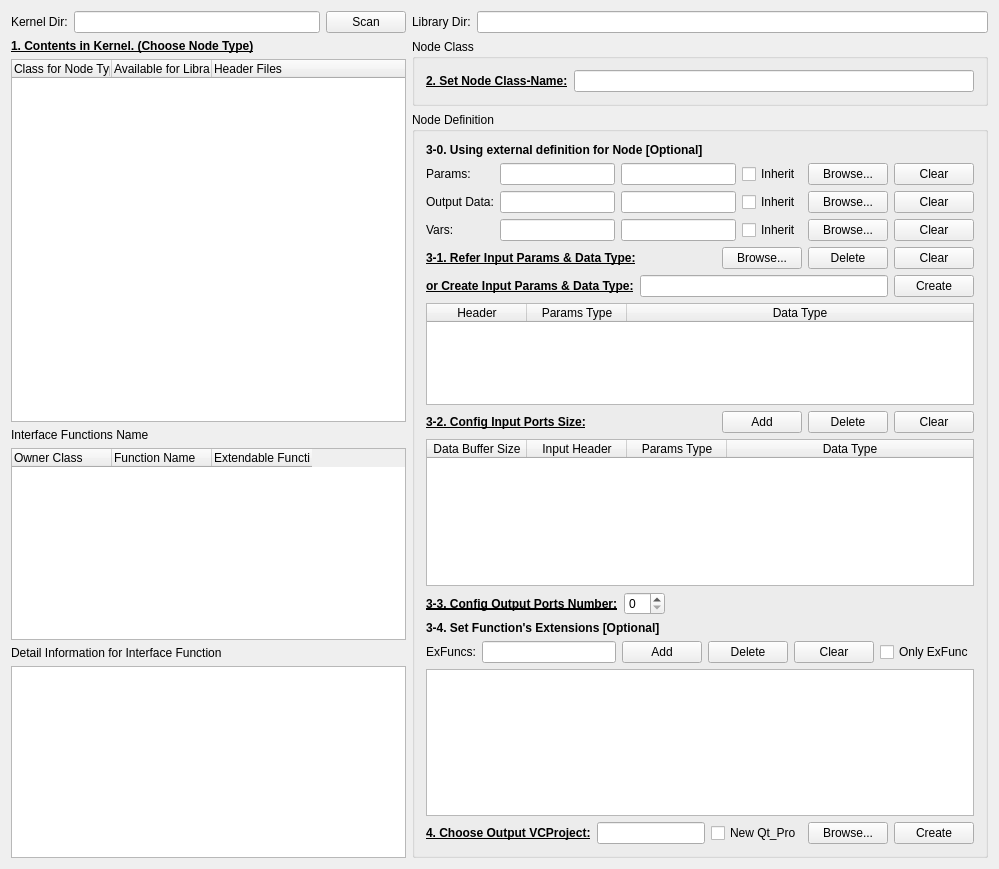
<?xml version="1.0" encoding="UTF-8"?>
<ui version="4.0">
 <class>ScanInterfaceFunction</class>
 <widget class="QWidget" name="ScanInterfaceFunction">
  <property name="geometry">
   <rect>
    <x>0</x>
    <y>0</y>
    <width>999</width>
    <height>869</height>
   </rect>
  </property>
  <property name="windowTitle">
   <string>ConfigModule</string>
  </property>
  <layout class="QHBoxLayout" name="horizontalLayout_3">
   <item>
    <layout class="QVBoxLayout" name="verticalLayout_6">
     <item>
      <layout class="QHBoxLayout" name="horizontalLayout">
       <item>
        <widget class="QLabel" name="label">
         <property name="text">
          <string>Kernel Dir:</string>
         </property>
        </widget>
       </item>
       <item>
        <widget class="QLineEdit" name="KernelDir">
         <property name="sizePolicy">
          <sizepolicy hsizetype="Expanding" vsizetype="Fixed">
           <horstretch>1</horstretch>
           <verstretch>0</verstretch>
          </sizepolicy>
         </property>
         <property name="readOnly">
          <bool>true</bool>
         </property>
        </widget>
       </item>
       <item>
        <widget class="QPushButton" name="Scan">
         <property name="text">
          <string>Scan</string>
         </property>
        </widget>
       </item>
      </layout>
     </item>
     <item>
      <layout class="QVBoxLayout" name="verticalLayout">
       <item>
        <widget class="QLabel" name="label_2">
         <property name="font">
          <font>
           <weight>75</weight>
           <bold>true</bold>
           <underline>true</underline>
          </font>
         </property>
         <property name="text">
          <string>1. Contents in Kernel. (Choose Node Type)</string>
         </property>
        </widget>
       </item>
       <item>
        <widget class="QTreeWidget" name="ClassesFiles">
         <property name="allColumnsShowFocus">
          <bool>true</bool>
         </property>
         <attribute name="headerCascadingSectionResizes">
          <bool>true</bool>
         </attribute>
         <attribute name="headerStretchLastSection">
          <bool>true</bool>
         </attribute>
         <column>
          <property name="text">
           <string>Class for Node Type</string>
          </property>
         </column>
         <column>
          <property name="text">
           <string>Available for Library</string>
          </property>
         </column>
         <column>
          <property name="text">
           <string>Header Files</string>
          </property>
         </column>
        </widget>
       </item>
      </layout>
     </item>
     <item>
      <layout class="QVBoxLayout" name="verticalLayout_2">
       <item>
        <widget class="QLabel" name="label_3">
         <property name="text">
          <string>Interface Functions Name</string>
         </property>
        </widget>
       </item>
       <item>
        <widget class="QTreeWidget" name="InterfaceFunctions">
         <property name="allColumnsShowFocus">
          <bool>true</bool>
         </property>
         <attribute name="headerCascadingSectionResizes">
          <bool>true</bool>
         </attribute>
         <attribute name="headerStretchLastSection">
          <bool>false</bool>
         </attribute>
         <column>
          <property name="text">
           <string>Owner Class</string>
          </property>
         </column>
         <column>
          <property name="text">
           <string>Function Name</string>
          </property>
         </column>
         <column>
          <property name="text">
           <string>Extendable Function</string>
          </property>
         </column>
        </widget>
       </item>
       <item>
        <layout class="QVBoxLayout" name="verticalLayout_3">
         <item>
          <widget class="QLabel" name="label_4">
           <property name="text">
            <string>Detail Information for Interface Function</string>
           </property>
          </widget>
         </item>
         <item>
          <widget class="QPlainTextEdit" name="DetailInformation">
           <property name="readOnly">
            <bool>true</bool>
           </property>
          </widget>
         </item>
        </layout>
       </item>
      </layout>
     </item>
    </layout>
   </item>
   <item>
    <layout class="QVBoxLayout" name="verticalLayout_10">
     <item>
      <layout class="QHBoxLayout" name="horizontalLayout_2">
       <item>
        <widget class="QLabel" name="label_5">
         <property name="text">
          <string>Library Dir:</string>
         </property>
        </widget>
       </item>
       <item>
        <widget class="QLineEdit" name="LibraryDir">
         <property name="readOnly">
          <bool>true</bool>
         </property>
        </widget>
       </item>
      </layout>
     </item>
     <item>
      <widget class="QGroupBox" name="groupBox">
       <property name="title">
        <string>Node Class</string>
       </property>
       <layout class="QVBoxLayout" name="verticalLayout_5">
        <item>
         <layout class="QHBoxLayout" name="horizontalLayout_9">
          <item>
           <widget class="QLabel" name="label_7">
            <property name="font">
             <font>
              <weight>75</weight>
              <italic>false</italic>
              <bold>true</bold>
              <underline>true</underline>
              <strikeout>false</strikeout>
             </font>
            </property>
            <property name="text">
             <string>2. Set Node Class-Name:</string>
            </property>
           </widget>
          </item>
          <item>
           <widget class="QLineEdit" name="ClassName">
            <property name="toolTip">
             <string>Node class-name could be hierarchically organized via underline &quot;_&quot;</string>
            </property>
           </widget>
          </item>
         </layout>
        </item>
       </layout>
      </widget>
     </item>
     <item>
      <widget class="QGroupBox" name="groupBox_2">
       <property name="title">
        <string>Node Definition</string>
       </property>
       <layout class="QVBoxLayout" name="verticalLayout_8">
        <item>
         <widget class="QLabel" name="label_8">
          <property name="font">
           <font>
            <weight>75</weight>
            <bold>true</bold>
            <underline>false</underline>
           </font>
          </property>
          <property name="text">
           <string>3-0. Using external definition for Node [Optional]</string>
          </property>
         </widget>
        </item>
        <item>
         <layout class="QGridLayout" name="gridLayout">
          <item row="1" column="5">
           <widget class="QPushButton" name="ClearParamsHeader">
            <property name="text">
             <string>Clear</string>
            </property>
           </widget>
          </item>
          <item row="2" column="4">
           <widget class="QPushButton" name="BrowseOutputDataHeader">
            <property name="text">
             <string>Browse...</string>
            </property>
           </widget>
          </item>
          <item row="2" column="0">
           <widget class="QLabel" name="label_12">
            <property name="font">
             <font>
              <italic>false</italic>
             </font>
            </property>
            <property name="text">
             <string>Output Data:</string>
            </property>
           </widget>
          </item>
          <item row="1" column="0">
           <widget class="QLabel" name="label_9">
            <property name="font">
             <font>
              <italic>false</italic>
             </font>
            </property>
            <property name="text">
             <string>Params:</string>
            </property>
           </widget>
          </item>
          <item row="1" column="1">
           <widget class="QLineEdit" name="ParamsHeader">
            <property name="sizePolicy">
             <sizepolicy hsizetype="Expanding" vsizetype="Fixed">
              <horstretch>0</horstretch>
              <verstretch>0</verstretch>
             </sizepolicy>
            </property>
            <property name="readOnly">
             <bool>true</bool>
            </property>
           </widget>
          </item>
          <item row="1" column="3">
           <widget class="QCheckBox" name="InheritParams">
            <property name="text">
             <string>Inherit</string>
            </property>
           </widget>
          </item>
          <item row="1" column="4">
           <widget class="QPushButton" name="BrowseParamsHeader">
            <property name="text">
             <string>Browse...</string>
            </property>
           </widget>
          </item>
          <item row="1" column="2">
           <widget class="QLineEdit" name="ParamsType">
            <property name="sizePolicy">
             <sizepolicy hsizetype="Expanding" vsizetype="Fixed">
              <horstretch>0</horstretch>
              <verstretch>0</verstretch>
             </sizepolicy>
            </property>
            <property name="readOnly">
             <bool>true</bool>
            </property>
           </widget>
          </item>
          <item row="2" column="1">
           <widget class="QLineEdit" name="OutputDataHeader">
            <property name="sizePolicy">
             <sizepolicy hsizetype="Expanding" vsizetype="Fixed">
              <horstretch>0</horstretch>
              <verstretch>0</verstretch>
             </sizepolicy>
            </property>
            <property name="readOnly">
             <bool>true</bool>
            </property>
           </widget>
          </item>
          <item row="2" column="3">
           <widget class="QCheckBox" name="InheritOutputData">
            <property name="text">
             <string>Inherit</string>
            </property>
           </widget>
          </item>
          <item row="2" column="2">
           <widget class="QLineEdit" name="OutputDataType">
            <property name="sizePolicy">
             <sizepolicy hsizetype="Expanding" vsizetype="Fixed">
              <horstretch>0</horstretch>
              <verstretch>0</verstretch>
             </sizepolicy>
            </property>
            <property name="readOnly">
             <bool>true</bool>
            </property>
           </widget>
          </item>
          <item row="2" column="5">
           <widget class="QPushButton" name="ClearOutputDataHeader">
            <property name="text">
             <string>Clear</string>
            </property>
           </widget>
          </item>
          <item row="3" column="0">
           <widget class="QLabel" name="label_10">
            <property name="font">
             <font>
              <italic>false</italic>
             </font>
            </property>
            <property name="text">
             <string>Vars:</string>
            </property>
           </widget>
          </item>
          <item row="3" column="1">
           <widget class="QLineEdit" name="VarsHeader">
            <property name="sizePolicy">
             <sizepolicy hsizetype="Expanding" vsizetype="Fixed">
              <horstretch>0</horstretch>
              <verstretch>0</verstretch>
             </sizepolicy>
            </property>
            <property name="readOnly">
             <bool>true</bool>
            </property>
           </widget>
          </item>
          <item row="3" column="2">
           <widget class="QLineEdit" name="VarsType">
            <property name="readOnly">
             <bool>true</bool>
            </property>
           </widget>
          </item>
          <item row="3" column="3">
           <widget class="QCheckBox" name="InheritVars">
            <property name="text">
             <string>Inherit</string>
            </property>
           </widget>
          </item>
          <item row="3" column="4">
           <widget class="QPushButton" name="BrowseVarsHeader">
            <property name="text">
             <string>Browse...</string>
            </property>
           </widget>
          </item>
          <item row="3" column="5">
           <widget class="QPushButton" name="ClearVarsHeader">
            <property name="text">
             <string>Clear</string>
            </property>
           </widget>
          </item>
         </layout>
        </item>
        <item>
         <layout class="QVBoxLayout" name="verticalLayout_4">
          <item>
           <layout class="QHBoxLayout" name="horizontalLayout_12">
            <item>
             <widget class="QLabel" name="label_11">
              <property name="font">
               <font>
                <weight>75</weight>
                <bold>true</bold>
                <underline>true</underline>
               </font>
              </property>
              <property name="text">
               <string>3-1. Refer Input Params &amp; Data Type:</string>
              </property>
             </widget>
            </item>
            <item>
             <spacer name="horizontalSpacer_3">
              <property name="orientation">
               <enum>Qt::Horizontal</enum>
              </property>
              <property name="sizeHint" stdset="0">
               <size>
                <width>40</width>
                <height>20</height>
               </size>
              </property>
             </spacer>
            </item>
            <item>
             <widget class="QPushButton" name="BrowseInputDataHeader">
              <property name="text">
               <string>Browse...</string>
              </property>
             </widget>
            </item>
            <item>
             <widget class="QPushButton" name="DeleteInputDataHeader">
              <property name="text">
               <string>Delete</string>
              </property>
             </widget>
            </item>
            <item>
             <widget class="QPushButton" name="ClearInputDataHeader">
              <property name="text">
               <string>Clear</string>
              </property>
             </widget>
            </item>
           </layout>
          </item>
          <item>
           <layout class="QHBoxLayout" name="horizontalLayout_11">
            <item>
             <widget class="QLabel" name="label_6">
              <property name="font">
               <font>
                <weight>75</weight>
                <bold>true</bold>
                <underline>true</underline>
               </font>
              </property>
              <property name="text">
               <string>or Create Input Params &amp; Data Type:</string>
              </property>
             </widget>
            </item>
            <item>
             <widget class="QLineEdit" name="InputParamsData"/>
            </item>
            <item>
             <widget class="QPushButton" name="AddInputDataHeader">
              <property name="text">
               <string>Create</string>
              </property>
             </widget>
            </item>
           </layout>
          </item>
          <item>
           <widget class="QTableWidget" name="InputDataheadersList">
            <property name="editTriggers">
             <set>QAbstractItemView::NoEditTriggers</set>
            </property>
            <property name="sortingEnabled">
             <bool>false</bool>
            </property>
            <attribute name="horizontalHeaderCascadingSectionResizes">
             <bool>true</bool>
            </attribute>
            <attribute name="horizontalHeaderShowSortIndicator" stdset="0">
             <bool>false</bool>
            </attribute>
            <attribute name="horizontalHeaderStretchLastSection">
             <bool>true</bool>
            </attribute>
            <attribute name="verticalHeaderVisible">
             <bool>false</bool>
            </attribute>
            <column>
             <property name="text">
              <string>Header</string>
             </property>
            </column>
            <column>
             <property name="text">
              <string>Params Type</string>
             </property>
            </column>
            <column>
             <property name="text">
              <string>Data Type</string>
             </property>
            </column>
           </widget>
          </item>
         </layout>
        </item>
        <item>
         <layout class="QVBoxLayout" name="verticalLayout_7">
          <item>
           <layout class="QHBoxLayout" name="horizontalLayout_8">
            <item>
             <widget class="QLabel" name="label_15">
              <property name="font">
               <font>
                <weight>75</weight>
                <bold>true</bold>
                <underline>true</underline>
               </font>
              </property>
              <property name="text">
               <string>3-2. Config Input Ports Size:</string>
              </property>
             </widget>
            </item>
            <item>
             <spacer name="horizontalSpacer_2">
              <property name="orientation">
               <enum>Qt::Horizontal</enum>
              </property>
              <property name="sizeHint" stdset="0">
               <size>
                <width>40</width>
                <height>20</height>
               </size>
              </property>
             </spacer>
            </item>
            <item>
             <widget class="QPushButton" name="AddInputPort">
              <property name="text">
               <string>Add</string>
              </property>
             </widget>
            </item>
            <item>
             <widget class="QPushButton" name="DeleteInputPort">
              <property name="text">
               <string>Delete</string>
              </property>
             </widget>
            </item>
            <item>
             <widget class="QPushButton" name="ClearInputPort">
              <property name="text">
               <string>Clear</string>
              </property>
             </widget>
            </item>
           </layout>
          </item>
          <item>
           <widget class="QTableWidget" name="InputPortsSize">
            <property name="editTriggers">
             <set>QAbstractItemView::NoEditTriggers</set>
            </property>
            <property name="sortingEnabled">
             <bool>false</bool>
            </property>
            <attribute name="horizontalHeaderCascadingSectionResizes">
             <bool>true</bool>
            </attribute>
            <attribute name="horizontalHeaderShowSortIndicator" stdset="0">
             <bool>false</bool>
            </attribute>
            <attribute name="horizontalHeaderStretchLastSection">
             <bool>true</bool>
            </attribute>
            <attribute name="verticalHeaderVisible">
             <bool>false</bool>
            </attribute>
            <attribute name="verticalHeaderCascadingSectionResizes">
             <bool>false</bool>
            </attribute>
            <attribute name="verticalHeaderShowSortIndicator" stdset="0">
             <bool>false</bool>
            </attribute>
            <attribute name="verticalHeaderStretchLastSection">
             <bool>false</bool>
            </attribute>
            <column>
             <property name="text">
              <string>Data Buffer Size</string>
             </property>
            </column>
            <column>
             <property name="text">
              <string>Input Header</string>
             </property>
            </column>
            <column>
             <property name="text">
              <string>Params Type</string>
             </property>
            </column>
            <column>
             <property name="text">
              <string>Data Type</string>
             </property>
            </column>
           </widget>
          </item>
          <item>
           <layout class="QHBoxLayout" name="horizontalLayout_6">
            <item>
             <widget class="QLabel" name="label_14">
              <property name="font">
               <font>
                <weight>75</weight>
                <bold>true</bold>
                <underline>true</underline>
               </font>
              </property>
              <property name="text">
               <string>3-3. Config Output Ports Number:</string>
              </property>
             </widget>
            </item>
            <item>
             <widget class="QSpinBox" name="OutputPortsNumber"/>
            </item>
            <item>
             <spacer name="horizontalSpacer">
              <property name="orientation">
               <enum>Qt::Horizontal</enum>
              </property>
              <property name="sizeHint" stdset="0">
               <size>
                <width>40</width>
                <height>20</height>
               </size>
              </property>
             </spacer>
            </item>
           </layout>
          </item>
          <item>
           <widget class="QLabel" name="label_13">
            <property name="font">
             <font>
              <weight>75</weight>
              <bold>true</bold>
              <underline>false</underline>
             </font>
            </property>
            <property name="text">
             <string>3-4. Set Function's Extensions [Optional]</string>
            </property>
           </widget>
          </item>
          <item>
           <layout class="QHBoxLayout" name="horizontalLayout_10">
            <item>
             <widget class="QLabel" name="label_16">
              <property name="font">
               <font>
                <italic>false</italic>
               </font>
              </property>
              <property name="text">
               <string>ExFuncs:</string>
              </property>
             </widget>
            </item>
            <item>
             <widget class="QLineEdit" name="ExFunc"/>
            </item>
            <item>
             <widget class="QPushButton" name="AddExFunc">
              <property name="text">
               <string>Add</string>
              </property>
             </widget>
            </item>
            <item>
             <widget class="QPushButton" name="DeleteExFunc">
              <property name="text">
               <string>Delete</string>
              </property>
             </widget>
            </item>
            <item>
             <widget class="QPushButton" name="ClearExFuncs">
              <property name="text">
               <string>Clear</string>
              </property>
             </widget>
            </item>
            <item>
             <widget class="QCheckBox" name="OnlyExFunc">
              <property name="text">
               <string>Only ExFunc</string>
              </property>
             </widget>
            </item>
           </layout>
          </item>
          <item>
           <widget class="QListWidget" name="ExFuncs">
            <property name="editTriggers">
             <set>QAbstractItemView::NoEditTriggers</set>
            </property>
           </widget>
          </item>
         </layout>
        </item>
        <item>
         <layout class="QHBoxLayout" name="horizontalLayout_5">
          <item>
           <widget class="QLabel" name="OutputLabel">
            <property name="font">
             <font>
              <weight>75</weight>
              <bold>true</bold>
              <underline>true</underline>
             </font>
            </property>
            <property name="text">
             <string>4. Choose Output VCProject:</string>
            </property>
           </widget>
          </item>
          <item>
           <widget class="QLineEdit" name="OutputDir">
            <property name="sizePolicy">
             <sizepolicy hsizetype="Expanding" vsizetype="Fixed">
              <horstretch>1</horstretch>
              <verstretch>0</verstretch>
             </sizepolicy>
            </property>
            <property name="readOnly">
             <bool>true</bool>
            </property>
           </widget>
          </item>
          <item>
           <widget class="QCheckBox" name="newqtpro">
            <property name="text">
             <string>New Qt_Pro</string>
            </property>
           </widget>
          </item>
          <item>
           <widget class="QPushButton" name="BrowseOutputDir">
            <property name="text">
             <string>Browse...</string>
            </property>
           </widget>
          </item>
          <item>
           <widget class="QPushButton" name="Create">
            <property name="text">
             <string>Create</string>
            </property>
           </widget>
          </item>
         </layout>
        </item>
       </layout>
      </widget>
     </item>
    </layout>
   </item>
  </layout>
 </widget>
 <layoutdefault spacing="6" margin="11"/>
 <resources/>
 <connections/>
</ui>
